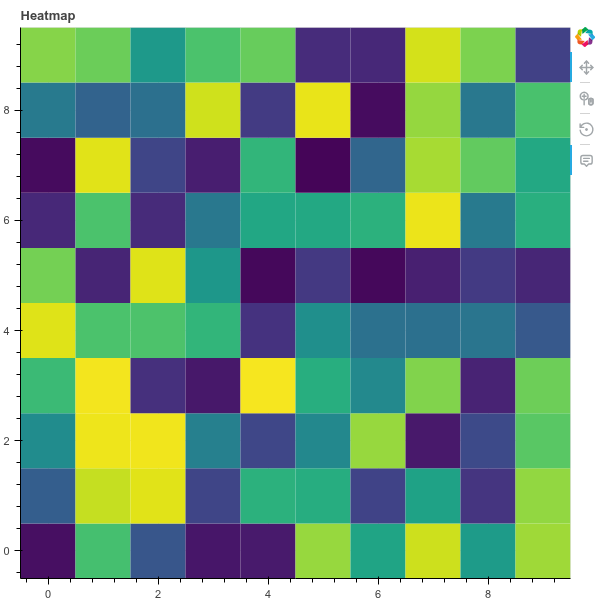

Write Python code to recreate this figure.
import numpy as np
from bokeh.plotting import figure, output_file, save
from bokeh.models import ColumnDataSource, HoverTool, CustomJS, LinearColorMapper
from bokeh.transform import linear_cmap
from bokeh.palettes import Viridis256
from bokeh.io import export_png

x = np.arange(10)
y = np.arange(10)
xx, yy = np.meshgrid(x, y)

source = ColumnDataSource(dict(
    x=xx.flatten(),
    y=yy.flatten(),
    v=np.random.rand(100)
))

hover_cb = CustomJS(code="""
console.log("Hovered cell:", cb_data.index['1d'].indices);
""")

mapper = LinearColorMapper(palette=Viridis256, low=0, high=1)

p = figure(
    title="Heatmap",
    x_range=(-0.5, 9.5),
    y_range=(-0.5, 9.5),
    tools="pan,wheel_zoom,reset"
)

rects = p.rect(
    "x", "y", 1, 1,
    source=source,
    fill_color=linear_cmap("v", Viridis256, 0, 1),
    line_color=None
)

p.add_tools(HoverTool(
    tooltips=[("x", "@x"), ("y", "@y"), ("value", "@v{0.000}")],
    callback=hover_cb,
    renderers=[rects]
))

output_file("heatmap.html")
save(p)
export_png(p, filename="heatmap.png")
